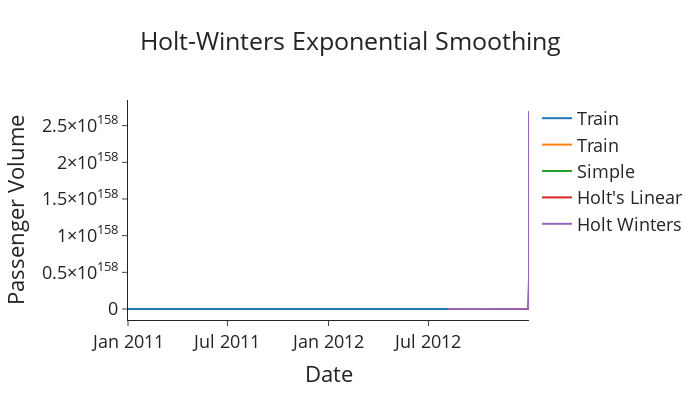

The code cell stored with this chart in its notebook:
### Code cell
def plot_func(forecast1: list[float],
              forecast2: list[float],
              forecast3: list[float],
              title: str) -> None:
    """Function to plot the forecasts."""
    fig = go.Figure()
    fig.add_trace(go.Scatter(x=train['dteday'], y=train["cnt"], name='Train'))
    fig.add_trace(go.Scatter(x=test['dteday'], y=test["cnt"], name='Train'))
    fig.add_trace(go.Scatter(x=test['dteday'], y=forecast1, name='Simple'))
    fig.add_trace(go.Scatter(x=test['dteday'], y=forecast2, name="Holt's Linear"))
    fig.add_trace(go.Scatter(x=test['dteday'], y=forecast3, name='Holt Winters'))
    fig.update_layout(template="simple_white", font=dict(size=18), title_text=title,
                      width=700, title_x=0.5, height=400, xaxis_title='Date',
                      yaxis_title='Passenger Volume')
    return fig.show()


# Fit simple model and get forecasts
model_simple = SimpleExpSmoothing(train["cnt"]).fit(optimized=True)
forecasts_simple = model_simple.forecast(len(test))

# Fit Holt's model and get forecasts
model_holt = Holt(train["cnt"], damped_trend=True).fit(optimized=True)
forecasts_holt = model_holt.forecast(len(test))

# Fit Holt Winters model and get forecasts
model_holt_winters = ExponentialSmoothing(train["cnt"], trend='mul',
                                          seasonal='mul', seasonal_periods=24)\
                                          .fit(optimized=True)
forecasts_holt_winters = model_holt_winters.forecast(len(test))

# Plot the forecasts
plot_func(forecasts_simple, forecasts_holt, forecasts_holt_winters,  "Holt-Winters Exponential Smoothing")

### Figure 1 — Plotly figure (JSON) as saved in the notebook; plotly's stock layout.template omitted (floating-point values rounded to 4 significant figures; data arrays with more than 128 entries replaced by an {"elided": "..."} marker saying what was removed)
{"data": [{"name": "Train", "type": "scatter", "x": {"elided": "13904 str values"}, "y": {"elided": "13904 int values"}}, {"name": "Train", "type": "scatter", "x": {"elided": "3475 str values"}, "y": {"elided": "3475 int values"}}, {"name": "Simple", "type": "scatter", "x": {"elided": "3475 str values"}, "y": {"elided": "3475 float values"}}, {"name": "Holt's Linear", "type": "scatter", "x": {"elided": "3475 str values"}, "y": {"elided": "3475 float values"}}, {"name": "Holt Winters", "type": "scatter", "x": {"elided": "3475 str values"}, "y": {"elided": "3475 float values"}}], "layout": {"font": {"size": 18}, "height": 400, "title": {"text": "Holt-Winters Exponential Smoothing", "x": 0.5}, "width": 700, "xaxis": {"title": {"text": "Date"}}, "yaxis": {"title": {"text": "Passenger Volume"}}}}
